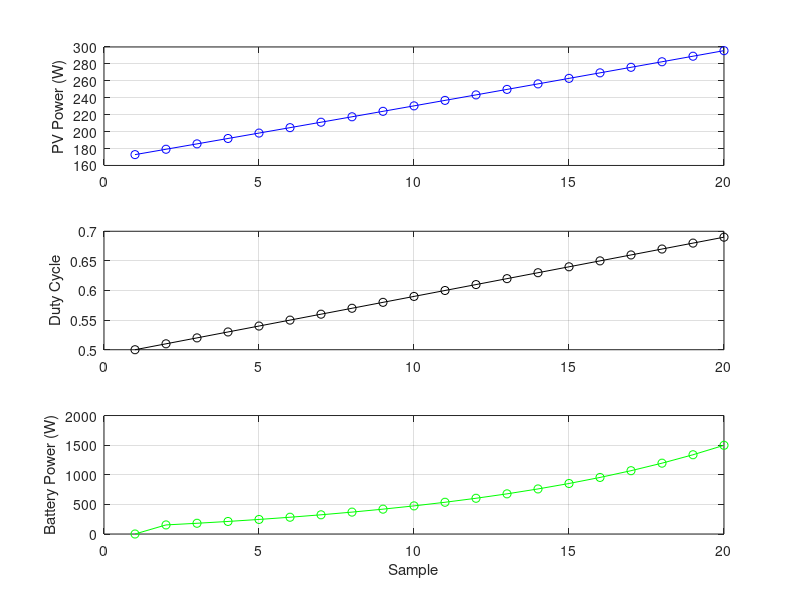

Reproduce this figure in MATLAB.
clc;
clear;

%% ================= TIME SAMPLES =================
N = 20;                     % 20 real-time samples
t = 1:N;                    % Time index

%% ================= PV MODULE PARAMETERS =================
Voc_ref = 40;               % Open-circuit voltage at STC (V)
Isc_ref = 9;                % Short-circuit current at STC (A)
G_ref   = 1000;             % Reference irradiance (W/m^2)
T_ref   = 25;               % Reference temperature (°C)

Kv = -0.12;                 % Voltage temp coefficient (V/°C)
Ki =  0.005;                % Current temp coefficient (A/°C)

%% ================= REAL-TIME IRRADIANCE & TEMP =================
G = linspace(600, 1000, N);        % Irradiance variation (W/m^2)
T = linspace(25, 40, N);           % Temperature variation (°C)

%% ================= PV VOLTAGE & CURRENT =================
Vpv = zeros(1,N);
Ipv = zeros(1,N);
Ppv = zeros(1,N);

for k = 1:N
    Ipv(k) = Isc_ref * (G(k)/G_ref) * (1 + Ki*(T(k)-T_ref));
    Voc    = Voc_ref + Kv*(T(k)-T_ref);
    Vpv(k) = 0.8 * Voc;             % Approximate MPP voltage
    Ppv(k) = Vpv(k) * Ipv(k);
end

%% ================= MPPT PARAMETERS =================
D = 0.5;                    % Initial duty cycle
step = 0.01;

V_prev = Vpv(1);
I_prev = Ipv(1);

%% ================= BATTERY PARAMETERS =================
Vbat = 24;                  % Battery voltage (V)
Rbat = 2;                   % Battery resistance (Ohm)

%% ================= STORAGE =================
D_hist = zeros(1,N);
Vout   = zeros(1,N);
Iout   = zeros(1,N);
Pout   = zeros(1,N);

D_hist(1) = D;
Vout(1) = (D/(1-D))*Vpv(1);

%% ================= INC CONDUCTANCE MPPT =================
for k = 2:N

    dV = Vpv(k) - V_prev;
    dI = Ipv(k) - I_prev;

    if dV == 0
        if dI > 0
            D = D - step;
        elseif dI < 0
            D = D + step;
        end
    else
        if (dI/dV) > -(Ipv(k)/Vpv(k))
            D = D - step;
        elseif (dI/dV) < -(Ipv(k)/Vpv(k))
            D = D + step;
        end
    end

    % Limit duty cycle
    D = max(0.05, min(0.95, D));
    D_hist(k) = D;

    % Buck–Boost Converter
    Vout(k) = (D/(1-D)) * Vpv(k);

    % Battery charging
    Iout(k) = (Vout(k) - Vbat) / Rbat;
    if Iout(k) < 0
        Iout(k) = 0;
    end

    Pout(k) = Vout(k) * Iout(k);

    V_prev = Vpv(k);
    I_prev = Ipv(k);
end

%% ================= ONE-LINE OUTPUT =================
fprintf('\nS | G(W/m2) | T(C) | Vpv | Ipv | Ppv | D | Vout | Pbat\n');
fprintf('----------------------------------------------------------\n');

for k = 1:N
    fprintf('%2d | %7.1f | %4.1f | %5.2f | %5.2f | %6.2f | %4.2f | %6.2f | %6.2f\n',...
        k, G(k), T(k), Vpv(k), Ipv(k), Ppv(k), D_hist(k), Vout(k), Pout(k));
end

%% ================= PLOTS =================
figure;

subplot(3,1,1);
plot(Ppv,'b-o');
ylabel('PV Power (W)');
grid on;

subplot(3,1,2);
plot(D_hist,'k-o');
ylabel('Duty Cycle');
grid on;

subplot(3,1,3);
plot(Pout,'g-o');
ylabel('Battery Power (W)');
xlabel('Sample');
grid on;
